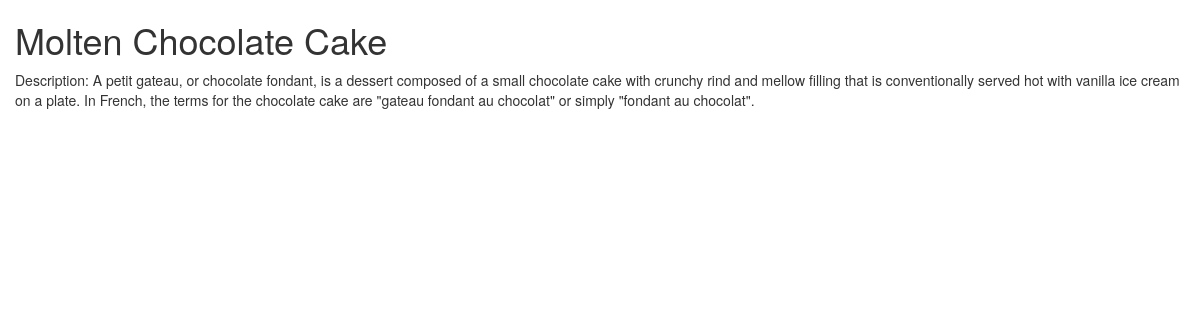
The app's page /catalog/Cakes/Molten Chocolate Cake with its own data.
### database_setup.py (models this page shows, shortened)
class Item(Base):
    __tablename__ = 'item'
    name = Column(String(80), nullable=False)
    id = Column(Integer, primary_key=True)
    description = Column(String(250))
    category_name = Column(String, ForeignKey('category.name'))
    category = relationship(Category)
    user_id = Column(Integer, ForeignKey('user.id'))
    user = relationship(User)

### app.py (the view)
@app.route('/catalog/<string:category_name>/<string:item_name>')
def showItem(category_name, item_name):
    categories = session.query(Category).all()
    item = session.query(Item).filter_by(name=item_name).one()
    creator = getUserInfo(item.user_id)
    if 'username' not in login_session or creator.id != login_session['user_id']:
        return render_template('publicitem.html', categories=categories, item=item)
    else:
        return render_template('item.html', categories=categories, item=item)

### app.py (called while the page is built)
def getUserInfo(user_id):
    user = session.query(User).filter_by(id=user_id).one()
    return user

### templates/publicitem.html (shortened to what this page needs)
<!DOCTYPE html>
<html lang="en">
<head>
  <link rel="stylesheet" href="https://maxcdn.bootstrapcdn.com/bootstrap/3.4.0/css/bootstrap.min.css">
</head>
<body>
<div class='container-fluid'>
    <div class='row'>
        <div class='col-xs-12'>
            <h1>{{item.name}}</h1>
            Description: {{item.description}}
        </div>
    </div>
</div>
</body>
</html>

### records on screen
Item: name "Molten Chocolate Cake", description "A petit gateau, or chocolate fondant, is a dessert composed of a small chocolate cake with crunchy rind and mellow filling that is conventionally served hot with vanilla ice cream on a plate. In French, the terms for the chocolate cake are \"gateau fondant au chocolat\" or simply \"fondant au chocolat\"."
